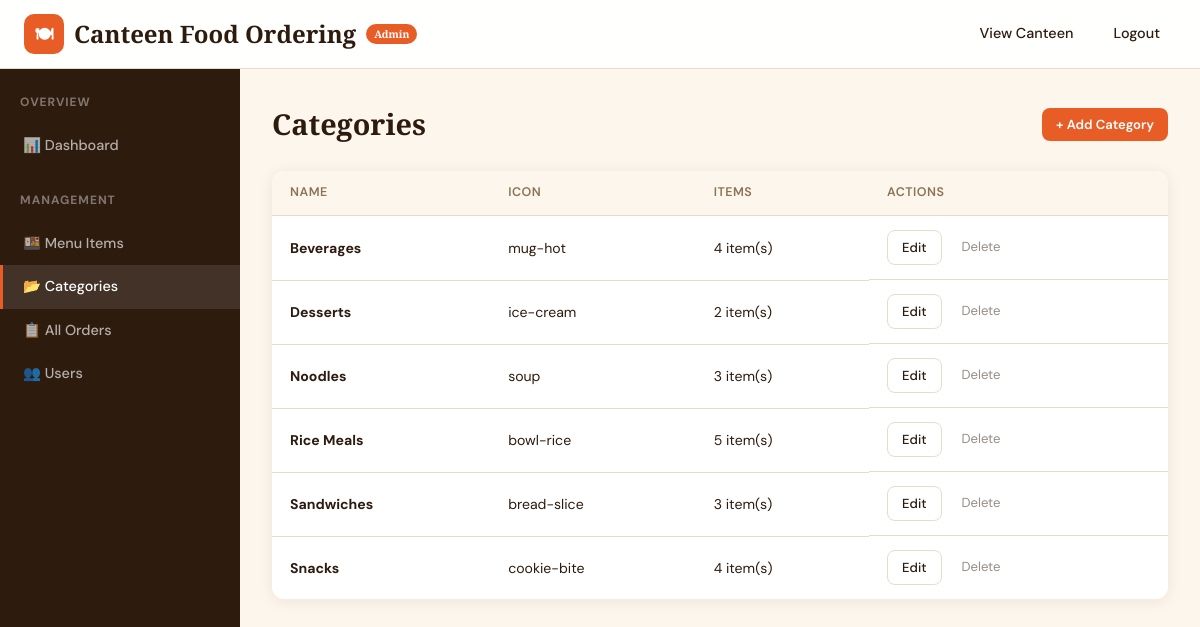
The app's page /COS/admin/manage-categories.php (signed in) with its own data.
### tables this page shows
CREATE TABLE `categories` (
  `id` int(11) NOT NULL,
  `name` varchar(50) NOT NULL,
  `icon` varchar(50) DEFAULT ''
);

### COS/config.php (called while the page is built, shortened)
<?php
function sanitize($str) {
    return htmlspecialchars(trim($str), ENT_QUOTES, 'UTF-8');
}
?>

### COS/admin/manage-categories.php (the view, shortened to what this page needs)
<?php
require_once '../config.php';
$categories = $pdo->query("
    SELECT c.*, COUNT(m.id) AS item_count
    FROM categories c
    LEFT JOIN menu_items m ON c.id = m.category_id
    GROUP BY c.id
    ORDER BY c.name
")->fetchAll();
?>
<!DOCTYPE html>
<html lang="en">
<head>
    <link rel="stylesheet" href="../assets/style.css">
    <link rel="stylesheet" href="../assets/admin.css">
</head>
<body>
<nav class="navbar">
    <div class="nav-inner">
        <a href="dashboard.php" class="nav-brand">
            <div class="nav-brand-icon">🍽</div> Canteen Food Ordering
            <span style="font-size:0.65rem;background:var(--accent);color:#fff;padding:2px 8px;border-radius:50px;">Admin</span>
        </a>
        <ul class="nav-links">
            <li><a href="../index.php">View Canteen</a></li>
            <li><a href="logout.php">Logout</a></li>
        </ul>
    </div>
</nav>
<div class="admin-layout">
    <aside class="admin-sidebar">
        <h3>Overview</h3>
        <a href="dashboard.php">📊 Dashboard</a>
        <h3>Management</h3>
        <a href="manage-menu.php">🍱 Menu Items</a>
        <a href="manage-categories.php" class="active">📂 Categories</a>
        <a href="orders.php">📋 All Orders</a>
        <a href="manage-users.php">👥 Users</a>
    </aside>
    <main class="admin-content">
        <div style="display:flex;justify-content:space-between;align-items:center;margin-bottom:24px;">
            <h1 style="font-family:var(--font-display);font-size:1.8rem;">Categories</h1>
            <a href="add-category.php" class="btn-primary btn-sm">+ Add Category</a>
        </div>
        <div class="admin-table-wrapper">
            <table class="admin-table">
                <thead>
                    <tr>
                        <th>Name</th>
                        <th>Icon</th>
                        <th>Items</th>
                        <th>Actions</th>
                    </tr>
                </thead>
                <tbody>
                    <?php foreach ($categories as $cat): ?>
                    <tr>
                        <td><strong><?= sanitize($cat['name']) ?></strong></td>
                        <td><?= sanitize($cat['icon']) ?: '—' ?></td>
                        <td><?= $cat['item_count'] ?> item(s)</td>
                        <td class="actions">
                            <a href="edit-category.php?id=<?= $cat['id'] ?>" class="btn-secondary btn-sm">Edit</a>
                            <?php if ($cat['item_count'] == 0): ?>
                            <a href="delete-category.php?id=<?= $cat['id'] ?>" class="btn-danger btn-sm" onclick="return confirm('Delete this category?')">Delete</a>
                            <?php else: ?>
                            <span class="btn-sm" style="opacity:0.5;cursor:not-allowed;" title="Has items">Delete</span>
                            <?php endif; ?>
                        </td>
                    </tr>
                    <?php endforeach; ?>
                </tbody>
            </table>
        </div>
    </main>
</div>
</body>
</html>

### COS/assets/style.css (style rules this page uses)
*, *::before, *::after { margin: 0; padding: 0; box-sizing: border-box; }
:root { --bg: #FDF6EC; --fg: #2D1B0E; --muted: #8B7355; --accent: #E85D26; --accent-dark: #C44A1A; --accent-light: #FFF0E9; --card: #FFFFFF; --border: #E8DCC8; --success: #2D8F4E; --danger: #D63031; --warning: #F39C12; --shadow: 0 2px 16px rgba(45, 27, 14, 0.08); --shadow-lg: 0 8px 32px rgba(45, 27, 14, 0.12); --radius: 12px; --radius-sm: 8px; --font-body: 'DM Sans', sans-serif; --font-display: 'Playfair Display', serif; }
html { scroll-behavior: smooth; }
body { font-family: var(--font-body); background: var(--bg); color: var(--fg); line-height: 1.6; min-height: 100vh; }
a { color: var(--accent); text-decoration: none; transition: color 0.2s; }
.navbar { background: var(--card); border-bottom: 1px solid var(--border); position: sticky; top: 0; z-index: 100; backdrop-filter: blur(10px); background: rgba(255,255,255,0.92); }
.nav-inner { max-width: 1200px; margin: 0 auto; padding: 0 24px; height: 68px; display: flex; align-items: center; justify-content: space-between; }
.nav-brand { display: flex; align-items: center; gap: 10px; font-family: var(--font-display); font-size: 1.5rem; font-weight: 900; color: var(--fg); }
.nav-brand-icon { width: 40px; height: 40px; background: var(--accent); border-radius: 10px; display: flex; align-items: center; justify-content: center; color: #fff; font-size: 1.1rem; }
.nav-links { display: flex; align-items: center; gap: 8px; list-style: none; }
.nav-links a, .nav-links button { display: inline-flex; align-items: center; gap: 6px; padding: 8px 16px; border-radius: var(--radius-sm); font-size: 0.9rem; font-weight: 500; color: var(--fg); background: transparent; border: none; cursor: pointer; font-family: inherit; transition: background 0.2s, color 0.2s; }
.btn-primary { background: var(--accent); color: #fff; border: none; padding: 10px 24px; border-radius: var(--radius-sm); font-size: 0.95rem; font-weight: 600; cursor: pointer; font-family: inherit; transition: background 0.2s, transform 0.15s; display: inline-flex; align-items: center; gap: 8px; }
.btn-secondary { background: var(--card); color: var(--fg); border: 1.5px solid var(--border); padding: 10px 24px; border-radius: var(--radius-sm); font-size: 0.95rem; font-weight: 500; cursor: pointer; font-family: inherit; transition: all 0.2s; }
.btn-sm { padding: 6px 14px; font-size: 0.82rem; }

### COS/assets/admin.css (style rules this page uses)
.admin-layout { display: grid; grid-template-columns: 240px 1fr; min-height: calc(100vh - 68px); }
.admin-sidebar { background: var(--fg); color: #fff; padding: 24px 0; }
.admin-sidebar h3 { padding: 0 20px; font-size: 0.75rem; text-transform: uppercase; letter-spacing: 1px; color: rgba(255,255,255,0.4); margin-bottom: 12px; margin-top: 24px; }
.admin-sidebar h3:first-child { margin-top: 0; }
.admin-sidebar a { display: flex; align-items: center; gap: 10px; padding: 10px 20px; color: rgba(255,255,255,0.65); font-size: 0.9rem; font-weight: 500; transition: all 0.2s; border-left: 3px solid transparent; }
.admin-sidebar a.active { color: #fff; background: rgba(255,255,255,0.1); border-left-color: var(--accent); }
.admin-content { padding: 32px; background: var(--bg); }
.admin-table-wrapper { background: var(--card); border-radius: var(--radius); box-shadow: var(--shadow); overflow: hidden; }
.admin-table { width: 100%; border-collapse: collapse; }
.admin-table th { text-align: left; padding: 12px 18px; font-size: 0.78rem; text-transform: uppercase; letter-spacing: 0.5px; color: var(--muted); font-weight: 600; background: var(--bg); border-bottom: 1px solid var(--border); }
.admin-table td { padding: 14px 18px; font-size: 0.88rem; border-bottom: 1px solid var(--border); }
.admin-table tr:last-child td { border-bottom: none; }
.admin-table .actions { display: flex; gap: 6px; }

### records on screen
categories: name "Beverages", icon "mug-hot", item_count "4"
categories: name "Desserts", icon "ice-cream", item_count "2"
categories: name "Noodles", icon "soup", item_count "3"
categories: name "Rice Meals", icon "bowl-rice", item_count "5"
categories: name "Sandwiches", icon "bread-slice", item_count "3"
categories: name "Snacks", icon "cookie-bite", item_count "4"
